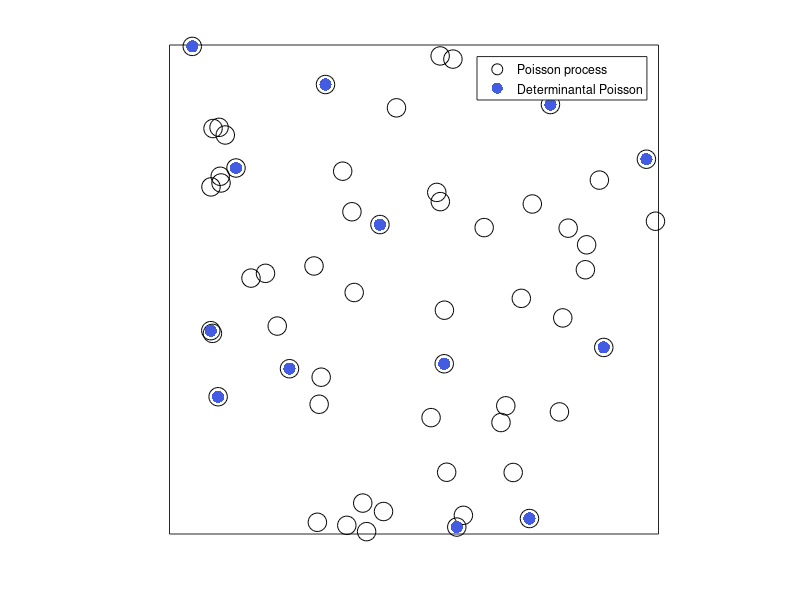

Here is the MATLAB script that generated this plot:

% This file creates a determinantally-thinned Poisson point process.
% For details; see the paper by Blaszczyszyn and Keeler[1].
%
%
% Author: H.P. Keeler, Inria/ENS, Paris, and University of Melbourne,
% Melbourne, 2018.
%
% References:
% [1] Blaszczyszyn and Keeler, Determinantal thinning of point processes
% with network learning applications, 2018.

close all;
clearvars; clc;

%%%START -- Parameters -- %%%START
%Poisson point process parameters
lambda=50; %intensity (ie mean density) of the Poisson process

%choose kernel
choiceKernel=2; %1 for Gaussian (ie squared exponetial );2 for Cauchy
sigma=1;% parameter for Gaussian and Cauchy kernel
alpha=1;% parameter for Cauchy kernel

%Simulation window parameters
xMin=0;xMax=1;yMin=0;yMax=1;
xDelta=xMax-xMin;yDelta=yMax-yMin; %rectangle dimensions
areaTotal=xDelta*yDelta; %area of rectangle
%%%END -- Parameters -- %%%END

%%% START -- Simulate a Poisson point process on a rectangle %%%START
%Simulate Poisson point process
numbPoints=poissrnd(areaTotal*lambda);%Poisson number of points
xx=xDelta*(rand(numbPoints,1))+xMin;%x coordinates of Poisson points
yy=xDelta*(rand(numbPoints,1))+yMin;%y coordinates of Poisson points
%%% END -- Simulate a Poisson point process on a rectangle --END %%%

%%% START -- CREATE L matrix -- START %%%
%all squared distances of x/y difference pairs
xxDiff=bsxfun(@minus,xx,xx'); yyDiff=bsxfun(@minus,yy,yy');
rrDiffSquared=(xxDiff.^2+yyDiff.^2);
if choiceKernel==1
    %%Gaussian kernel
    L=lambda*exp(-(rrDiffSquared)/sigma^2);
elseif choiceKernel==2    
    %%Cauchy kernel
    L=lambda./(1+rrDiffSquared/sigma^2).^(alpha+1/2);
else
    error('choiceKernel has to be equal to 1 or 2.');
end
%%% END-- CREATE L matrix -- %%% END

%START - Sampling/simulating DPP - START
%Retrieve eigenvalues and eigenvectors
[eigenVectorsL,eigenValuesL]=eig(L); %eigen decomposition
eigenVectorsK = (eigenVectorsL);
eigenValuesL=abs(diag(eigenValuesL)); %eigenvalues of L
eigenValuesK = eigenValuesL./(1+eigenValuesL); %eigenvalues of K

%Bernoulli trials (ie coin flips) to determine number of points
indexEigen = find(rand(length(eigenValuesK),1) <= eigenValuesK);

%number of points in the DPP realization
numbPointsDPP=length(indexEigen);
%retrieve eigenvectors corresponding to successful Bernoulli trials
spaceV = eigenVectorsK(:,indexEigen);

indexDPP = zeros(numbPointsDPP,1); %index for final DPP configuration
for ii=numbPointsDPP:-1:1
    %Compute probabilities for each point i
    Prob_i=sum(spaceV.^2,2); %sum across rows
    Prob_i=Prob_i/sum(Prob_i); %normalize
    
    %Choose a point (from 1 to sizeL) using (prob mass function) Prob_i
    indexDPP(ii)=find(rand(1)<=cumsum(Prob_i),1);
    
    %Choose a vector to remove
    jj=find(spaceV(indexDPP(ii),:),1);
    Vj=spaceV(:,jj); %j-th column of V
    spaceV=spaceV(:,[1:jj-1 jj+1:end]);
    
    %Update matrix V by removing Vj component from the space
    spaceV=spaceV-Vj.*spaceV(indexDPP(ii),:)/Vj(indexDPP(ii));
    
    %Orthonormalize using Householder method
    [spaceV,~]=qr(spaceV,0);
end
indexDPP=sort(indexDPP); %sort index in ascending order
%END - Sampling/simulating DPP - END

%%% START -- Plotting -- START %%%
figure;
markerSizeNumb=80; %marker size of markers colors
vectorColor=rand(1,3).^(1); %random vector for colors of 
plot(xx,yy,'ko','MarkerSize',markerSizeNumb/6);
hold on;
plot(xx(indexDPP),yy(indexDPP),'.','MarkerSize',markerSizeNumb/3,'color',vectorColor);
grid;
axis square;set(gca,'YTick',[]); set(gca,'XTick',[]);
legend('Poisson process', 'Determinantal Poisson');
%%% END -- Plotting -- END %%%
